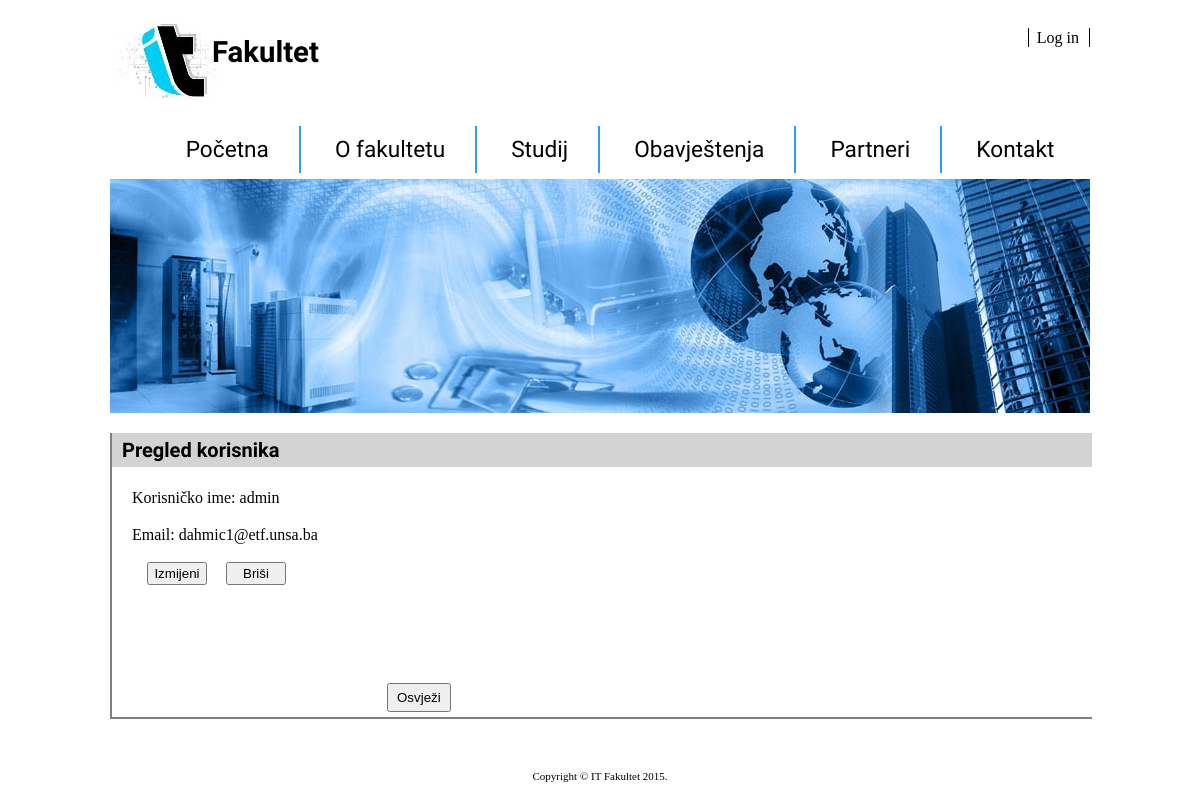
Page /korisnik_pregled.php on the earlier database version.
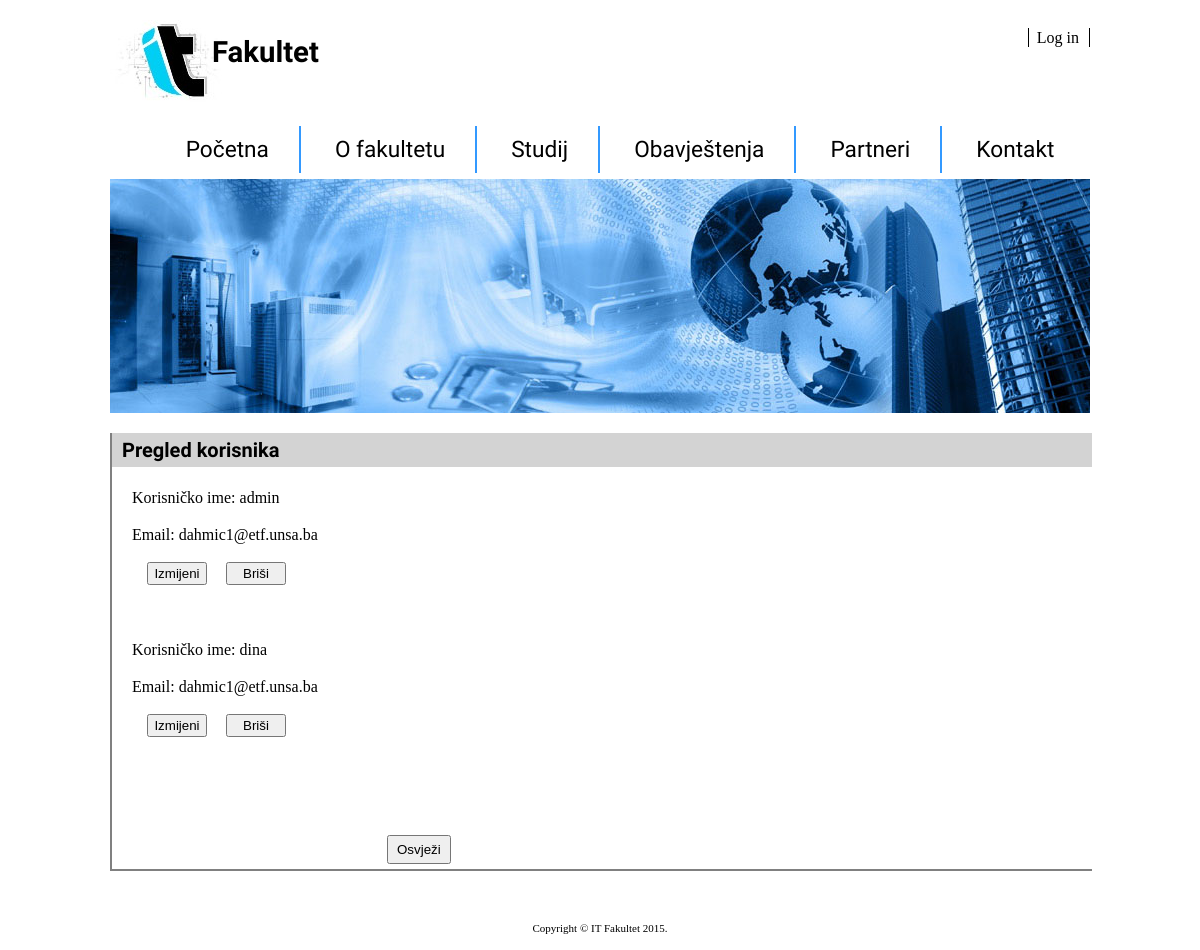
Same page on the later database version.
### tables this page shows
CREATE TABLE IF NOT EXISTS `korisnik` (
  `username` varchar(50) NOT NULL,
  `password` varchar(50) NOT NULL,
  `email` varchar(50) NOT NULL,
  `tip` varchar(13) NOT NULL,
  PRIMARY KEY (`username`)
);

### korisnik_pregled.php (the view, shortened to what this page needs)
<!DOCTYPE html>
<html>
<head>
<link rel="stylesheet" type="text/css" href="stil.css">
</head>
<body>
<div class="okvir">
	<div id="zaglavlje">
		<h1> Fakultet </h1>
		<div id="login">
			<a href="fakultet_login.php"> Log in </a>
		</div>
	</div>
	<div class="glavni_meni">
		<ul>
			<li><a href="index.php">Početna</a></li>
			<li><a href="#">O fakultetu</a></li>
			<li><a href="#" onclick="studij_ucitaj();return false;">Studij</a></li>
			<li><a href="#">Obavještenja</a></li>
			<li><a href="#" onclick="partneri_ucitaj();return false;">Partneri</a></li>
			<li class="zadnji_u_meniju"><a href="#" onclick="kontakt_ucitaj();return false;">Kontakt</a></li>
		</ul>
	</div>
	<div id="baner"></div>
	<div id="zdodaj">
		<h3>Pregled korisnika</h3>
<?php
			$veza = new PDO("mysql:dbname=fakultet;host=localhost;charset=utf8", "root", "");
			$veza->exec("set names utf8");
			$rezultat = $veza->query("select username,email from korisnik");
			foreach ($rezultat as $korisnik) {
				 print '<div class="admin_korisnik">
				 <p>Korisničko ime: '.$korisnik['username'].'</p>
				 <p>Email: '.$korisnik['email'].'</p>
				 <form action="" method="POST">
				 <input type="submit" name="izmjena" value="Izmijeni">
				 <input type="submit" name="brisanje" value="Briši">
				 </form>
				 </div><br><br>';
			}
		?>
		<div id="dugmeKorisnikOsvjezi">
			<input type="button" value="Osvježi" onclick=location.href='korisnik_pregled.php'>
		</div>
	</div>
	<div id="podnozje"><p>Copyright &copy; IT Fakultet 2015.</p></div>
</div>
</body>
</html>

### css/stil.css (style rules this page uses)
body { margin: 0 auto; }
.okvir { width: 980px; margin: 0 auto; }
#zaglavlje { height: 100px; background-image: url("slike/it_logo_final.jpg"); background-repeat: no-repeat; }
#zaglavlje h1 { color: black; font-family: Philosopher; font-size: 22pt; margin-left: 100px; padding: 15px 2px 2px 2px; }
#login { float: right; margin-top: -62px; border-left: 1px solid black; border-right: 1px solid black; padding: 1px 0px 0px 3px; }
#login a { margin: 0 auto; text-decoration: none; color: black; padding: 5px 10px 5px 5px; }
.zadnji_u_meniju a { border-right: 0 !important; }
.glavni_meni li { display: inline; }
.glavni_meni { text-align: center; }
.glavni_meni a { text-decoration: none; padding: 10px 30px 10px 30px; text-align: center; color: black; font-family: Philosopher; font-size: 17pt; border-right: 2px solid #3399FF; }
#baner { height: 234px; background-image: url("slike/glavna_slika.jpg"); background-repeat: no-repeat; }
#podnozje { clear: both; }
#podnozje p { text-align: center; font-size: 11px; padding: 40px 10px 5px 10px; }
#zdodaj h3 { background-color: lightgray; padding: 5px 10px 5px 10px; font-family: Philosopher; font-size: 15pt; }
#zdodaj { width: 980px; padding: 0px 0px 5px 0px; border-left: 2px solid gray; border-bottom: 2px solid gray; }
#dugmeKorisnikOsvjezi input { padding: 5px 8px 5px 8px; margin-left: 275px; margin-top: 60px; }
.admin_korisnik { width: 300px; }
.admin_korisnik p { padding: 2px 0px 1px 20px; }
.admin_korisnik input { padding: 2px 4px 2px 4px; margin: 1px -20px 2px 35px; width: 60px; }

Differences in the rows shown:
added korisnik: username "dina", email "dahmic1@etf.unsa.ba"
